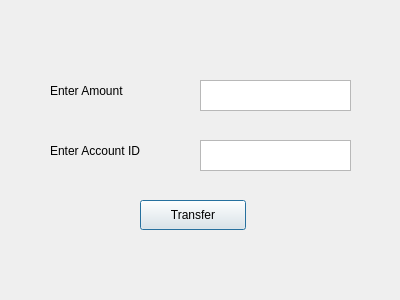
<?xml version="1.0" encoding="UTF-8"?>
<ui version="4.0">
 <class>Dialog</class>
 <widget class="QDialog" name="Dialog">
  <property name="geometry">
   <rect>
    <x>0</x>
    <y>0</y>
    <width>400</width>
    <height>300</height>
   </rect>
  </property>
  <property name="windowTitle">
   <string>Dialog</string>
  </property>
  <widget class="QLabel" name="Amount1">
   <property name="geometry">
    <rect>
     <x>50</x>
     <y>80</y>
     <width>121</width>
     <height>21</height>
    </rect>
   </property>
   <property name="text">
    <string>Enter Amount</string>
   </property>
  </widget>
  <widget class="QLabel" name="Account">
   <property name="geometry">
    <rect>
     <x>50</x>
     <y>140</y>
     <width>141</width>
     <height>21</height>
    </rect>
   </property>
   <property name="text">
    <string>Enter Account ID</string>
   </property>
  </widget>
  <widget class="QTextEdit" name="Amount1text">
   <property name="geometry">
    <rect>
     <x>200</x>
     <y>80</y>
     <width>151</width>
     <height>31</height>
    </rect>
   </property>
  </widget>
  <widget class="QTextEdit" name="Accounttext">
   <property name="geometry">
    <rect>
     <x>200</x>
     <y>140</y>
     <width>151</width>
     <height>31</height>
    </rect>
   </property>
  </widget>
  <widget class="QPushButton" name="Transfer">
   <property name="geometry">
    <rect>
     <x>140</x>
     <y>200</y>
     <width>106</width>
     <height>30</height>
    </rect>
   </property>
   <property name="text">
    <string>Transfer</string>
   </property>
  </widget>
 </widget>
 <resources/>
 <connections/>
</ui>
